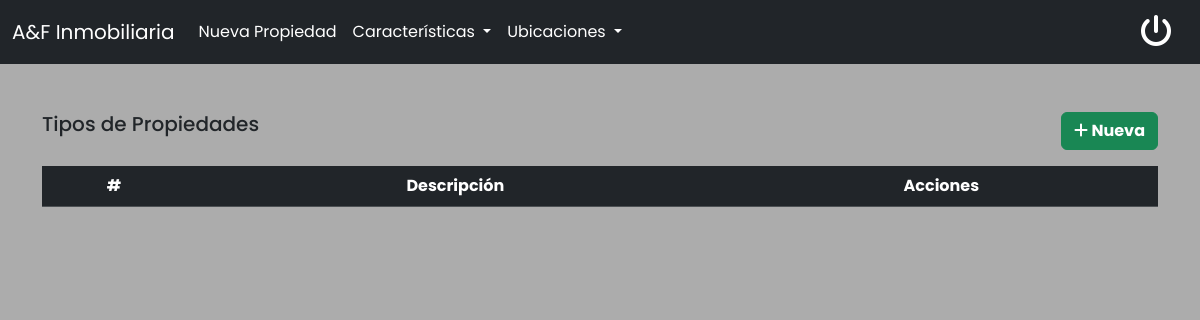
The app's page /admin/tipos-propiedad.php (signed in), older data.
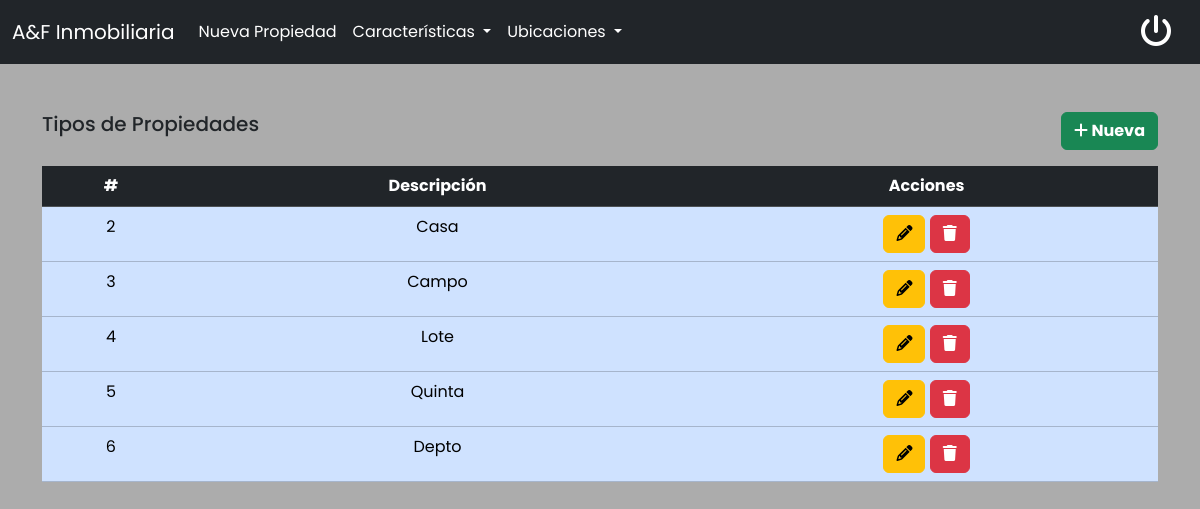
The same page, newer data.
### tables this page shows
CREATE TABLE `tipos_propiedad` (
  `id` int(11) NOT NULL,
  `descripcion` varchar(255) DEFAULT NULL,
  `deleted_at` timestamp NULL DEFAULT NULL
);

### src/models/tiposPropiedad.php (called while the page is built, shortened)
<?php
class TiposPropiedad
{
  private $conexion;
  public function __construct($conexion)
  {
    $this->conexion = $conexion;
  }
  public function getTiposPropiedad($all = false)
  {
    $query = "SELECT * FROM tipos_propiedad";
    if (!$all) {
      $query .= ' WHERE deleted_at is null';
    }
    $resultado = $this->conexion->prepare($query);
    $resultado->execute();
    return $resultado->fetchAll(PDO::FETCH_ASSOC);
  }
}

### admin/tipos-propiedad.php (the view, shortened to what this page needs)
<?php
include_once '../src/db/conn.php';
include_once '../src/models/tiposPropiedad.php';
$conexion = Conexion::conectar();
$tiposPropiedadModel = new TiposPropiedad($conexion);
$tiposPropiedad = $tiposPropiedadModel->getTiposPropiedad(false);
?>
<!DOCTYPE html>
<html lang="en">
<head>
  <link href="https://cdn.jsdelivr.net/npm/bootstrap@5.3.3/dist/css/bootstrap.min.css" rel="stylesheet">
  <link rel="stylesheet" href="../assets/css/styles.css">
  <link rel="stylesheet" href="https://cdnjs.cloudflare.com/ajax/libs/font-awesome/6.5.1/css/all.min.css" />
  <link href="https://cdnjs.cloudflare.com/ajax/libs/font-awesome/6.1.1/css/all.min.css" rel="stylesheet">
</head>
<body class="bg-grays-color">
  <div class="container vh-100 mt-5">
    <div class="d-flex mt-5 justify-content-between mb-3">
      <h5>Tipos de Propiedades</h5>
      <button class="btn btn-success fw-bold" id="agregarTiposPropiedad"><i class="fa fa-plus"></i> Nueva</button>
    </div>
    <table class="table table-primary">
      <thead class="table-dark">
        <tr>
          <th class="text-center">#</th>
          <th class="text-center">Descripción</th>
          <th class="text-center">Acciones</th>
        </tr>
      </thead>
      <tbody>
        <?php foreach ($tiposPropiedad as $tiposPropiedad) :
          echo '<tr>
                  <td class="text-center">' . $tiposPropiedad['id'] . '</th>
                  <td class="text-center">' . $tiposPropiedad['descripcion'] . '</th>';
          if ($tiposPropiedad['deleted_at'] == null) {
            echo '
                  <td class="text-center">
                    <button class="btn btn-warning" title="Editar" type="button" id="editarTiposPropiedad">
                      <i class="fa fa-pencil"></i>
                    </button>
                    <button class="btn btn-danger" title="Eliminar" type="button" onclick="borrarTiposPropiedad(' . $tiposPropiedad['id'] . ')">
                      <i class="fa fa-trash"></i>
                    </button>
                  </td>';
          } else {
            echo '<td class="text-center">
                    <button class="btn btn-success" title="Reactivar" type="button" onclick="restaurarTiposPropiedad(' . $tiposPropiedad['id'] . ')">
                      <i class="fa fa-undo"></i>
                    </button>
                  </td>';
          };
          echo '</tr>';
        endforeach;
        ?>
      </tbody>
    </table>
  </div>
</body>

Row changes from the older to the newer data that the page shows:
added tipos_propiedad: id "2", descripcion "Casa"
added tipos_propiedad: id "3", descripcion "Campo"
added tipos_propiedad: id "4", descripcion "Lote"
added tipos_propiedad: id "5", descripcion "Quinta"
added tipos_propiedad: id "6", descripcion "Depto"
